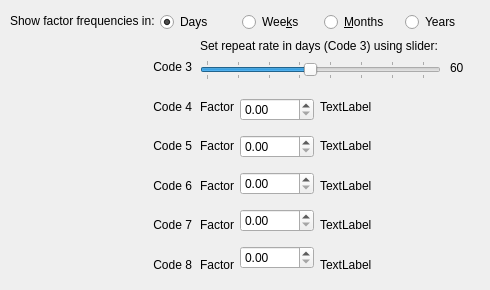
      <widget class="QWidget" name="frequencyTab">
       <attribute name="title">
        <string>Frequency</string>
       </attribute>
       <widget class="QLabel" name="factorradiobuttonLabel">
        <property name="geometry">
         <rect>
          <x>10</x>
          <y>10</y>
          <width>151</width>
          <height>21</height>
         </rect>
        </property>
        <property name="text">
         <string>Show factor frequencies in: </string>
        </property>
       </widget>
       <widget class="QSlider" name="factor3horizontalSlider">
        <property name="geometry">
         <rect>
          <x>200</x>
          <y>60</y>
          <width>241</width>
          <height>20</height>
         </rect>
        </property>
        <property name="minimum">
         <number>10</number>
        </property>
        <property name="maximum">
         <number>120</number>
        </property>
        <property name="pageStep">
         <number>1</number>
        </property>
        <property name="value">
         <number>60</number>
        </property>
        <property name="orientation">
         <enum>Qt::Horizontal</enum>
        </property>
        <property name="tickPosition">
         <enum>QSlider::TicksBothSides</enum>
        </property>
        <property name="tickInterval">
         <number>15</number>
        </property>
       </widget>
       <widget class="QLabel" name="factor3IntTxtLabel">
        <property name="geometry">
         <rect>
          <x>450</x>
          <y>60</y>
          <width>21</width>
          <height>16</height>
         </rect>
        </property>
        <property name="text">
         <string>60</string>
        </property>
       </widget>
       <widget class="QWidget" name="layoutWidget2">
        <property name="geometry">
         <rect>
          <x>160</x>
          <y>10</y>
          <width>321</width>
          <height>24</height>
         </rect>
        </property>
        <layout class="QHBoxLayout" name="radiobuttonshorizontalLayout">
         <item>
          <widget class="QRadioButton" name="daysradioButton">
           <property name="text">
            <string>Days</string>
           </property>
           <property name="checked">
            <bool>true</bool>
           </property>
          </widget>
         </item>
         <item>
          <widget class="QRadioButton" name="weeksradioButton">
           <property name="text">
            <string>Wee&amp;ks</string>
           </property>
          </widget>
         </item>
         <item>
          <widget class="QRadioButton" name="monthsradioButton">
           <property name="text">
            <string>&amp;Months</string>
           </property>
          </widget>
         </item>
         <item>
          <widget class="QRadioButton" name="yearsradioButton">
           <property name="text">
            <string>Years</string>
           </property>
          </widget>
         </item>
        </layout>
       </widget>
       <widget class="QFrame" name="starsFrame">
        <property name="geometry">
         <rect>
          <x>0</x>
          <y>50</y>
          <width>151</width>
          <height>231</height>
         </rect>
        </property>
        <layout class="QVBoxLayout" name="starsVerticalLayout">
         <property name="spacing">
          <number>10</number>
         </property>
         <item>
          <widget class="QLabel" name="fivestarLabel">
           <property name="sizePolicy">
            <sizepolicy hsizetype="Fixed" vsizetype="Fixed">
             <horstretch>0</horstretch>
             <verstretch>0</verstretch>
            </sizepolicy>
           </property>
           <property name="text">
            <string/>
           </property>
           <property name="pixmap">
            <pixmap>../../../data/mmdata/ratetracks/five.png</pixmap>
           </property>
           <property name="scaledContents">
            <bool>true</bool>
           </property>
          </widget>
         </item>
         <item>
          <widget class="QLabel" name="fourstarLabel">
           <property name="sizePolicy">
            <sizepolicy hsizetype="Fixed" vsizetype="Fixed">
             <horstretch>0</horstretch>
             <verstretch>0</verstretch>
            </sizepolicy>
           </property>
           <property name="text">
            <string/>
           </property>
           <property name="pixmap">
            <pixmap>../../../data/mmdata/ratetracks/four.png</pixmap>
           </property>
           <property name="scaledContents">
            <bool>true</bool>
           </property>
          </widget>
         </item>
         <item>
          <widget class="QLabel" name="threehalfLabel">
           <property name="sizePolicy">
            <sizepolicy hsizetype="Fixed" vsizetype="Fixed">
             <horstretch>0</horstretch>
             <verstretch>0</verstretch>
            </sizepolicy>
           </property>
           <property name="text">
            <string/>
           </property>
           <property name="pixmap">
            <pixmap>../../../data/mmdata/ratetracks/threeonehalf.png</pixmap>
           </property>
           <property name="scaledContents">
            <bool>true</bool>
           </property>
          </widget>
         </item>
         <item>
          <widget class="QLabel" name="threeLabel">
           <property name="sizePolicy">
            <sizepolicy hsizetype="Fixed" vsizetype="Fixed">
             <horstretch>0</horstretch>
             <verstretch>0</verstretch>
            </sizepolicy>
           </property>
           <property name="text">
            <string/>
           </property>
           <property name="pixmap">
            <pixmap>../../../data/mmdata/ratetracks/three.png</pixmap>
           </property>
           <property name="scaledContents">
            <bool>true</bool>
           </property>
          </widget>
         </item>
         <item>
          <widget class="QLabel" name="twohalfLabel">
           <property name="sizePolicy">
            <sizepolicy hsizetype="Fixed" vsizetype="Fixed">
             <horstretch>0</horstretch>
             <verstretch>0</verstretch>
            </sizepolicy>
           </property>
           <property name="text">
            <string/>
           </property>
           <property name="pixmap">
            <pixmap>../../../data/mmdata/ratetracks/twoonehalf.png</pixmap>
           </property>
           <property name="scaledContents">
            <bool>true</bool>
           </property>
          </widget>
         </item>
         <item>
          <widget class="QLabel" name="twoLabel">
           <property name="sizePolicy">
            <sizepolicy hsizetype="Fixed" vsizetype="Fixed">
             <horstretch>0</horstretch>
             <verstretch>0</verstretch>
            </sizepolicy>
           </property>
           <property name="text">
            <string/>
           </property>
           <property name="pixmap">
            <pixmap>../../../data/mmdata/ratetracks/two.png</pixmap>
           </property>
           <property name="scaledContents">
            <bool>true</bool>
           </property>
          </widget>
         </item>
        </layout>
       </widget>
       <widget class="QWidget" name="layoutWidget3">
        <property name="geometry">
         <rect>
          <x>150</x>
          <y>50</y>
          <width>49</width>
          <height>231</height>
         </rect>
        </property>
        <layout class="QVBoxLayout" name="codelabelsverticalLayout">
         <item>
          <widget class="QLabel" name="code3label">
           <property name="text">
            <string> Code 3</string>
           </property>
          </widget>
         </item>
         <item>
          <widget class="QLabel" name="code4label">
           <property name="text">
            <string> Code 4</string>
           </property>
          </widget>
         </item>
         <item>
          <widget class="QLabel" name="code5label">
           <property name="text">
            <string> Code 5</string>
           </property>
          </widget>
         </item>
         <item>
          <widget class="QLabel" name="code6label">
           <property name="text">
            <string> Code 6</string>
           </property>
          </widget>
         </item>
         <item>
          <widget class="QLabel" name="code7label">
           <property name="text">
            <string> Code 7</string>
           </property>
          </widget>
         </item>
         <item>
          <widget class="QLabel" name="code8label">
           <property name="text">
            <string> Code 8</string>
           </property>
          </widget>
         </item>
        </layout>
       </widget>
       <widget class="QWidget" name="layoutWidget4">
        <property name="geometry">
         <rect>
          <x>200</x>
          <y>90</y>
          <width>42</width>
          <height>191</height>
         </rect>
        </property>
        <layout class="QVBoxLayout" name="factortxtverticalLayout_5">
         <item>
          <widget class="QLabel" name="factortxtlabel_21">
           <property name="text">
            <string>Factor</string>
           </property>
          </widget>
         </item>
         <item>
          <widget class="QLabel" name="factortxtlabel_22">
           <property name="text">
            <string>Factor</string>
           </property>
          </widget>
         </item>
         <item>
          <widget class="QLabel" name="factortxtlabel_23">
           <property name="text">
            <string>Factor</string>
           </property>
          </widget>
         </item>
         <item>
          <widget class="QLabel" name="factortxtlabel_24">
           <property name="text">
            <string>Factor</string>
           </property>
          </widget>
         </item>
         <item>
          <widget class="QLabel" name="factortxtlabel_25">
           <property name="text">
            <string>Factor</string>
           </property>
          </widget>
         </item>
        </layout>
       </widget>
       <widget class="QWidget" name="layoutWidget5">
        <property name="geometry">
         <rect>
          <x>240</x>
          <y>90</y>
          <width>74</width>
          <height>191</height>
         </rect>
        </property>
        <layout class="QVBoxLayout" name="factorspinverticalLayout">
         <item>
          <widget class="QDoubleSpinBox" name="factor4doubleSpinBox">
           <property name="singleStep">
            <double>0.010000000000000</double>
           </property>
          </widget>
         </item>
         <item>
          <widget class="QDoubleSpinBox" name="factor5doubleSpinBox">
           <property name="singleStep">
            <double>0.010000000000000</double>
           </property>
           <property name="value">
            <double>0.000000000000000</double>
           </property>
          </widget>
         </item>
         <item>
          <widget class="QDoubleSpinBox" name="factor6doubleSpinBox">
           <property name="singleStep">
            <double>0.010000000000000</double>
           </property>
           <property name="value">
            <double>0.000000000000000</double>
           </property>
          </widget>
         </item>
         <item>
          <widget class="QDoubleSpinBox" name="factor7doubleSpinBox">
           <property name="singleStep">
            <double>0.010000000000000</double>
           </property>
           <property name="value">
            <double>0.000000000000000</double>
           </property>
          </widget>
         </item>
         <item>
          <widget class="QDoubleSpinBox" name="factor8doubleSpinBox">
           <property name="singleStep">
            <double>0.010000000000000</double>
           </property>
           <property name="value">
            <double>0.000000000000000</double>
           </property>
          </widget>
         </item>
        </layout>
       </widget>
       <widget class="QWidget" name="layoutWidget6">
        <property name="geometry">
         <rect>
          <x>320</x>
          <y>90</y>
          <width>151</width>
          <height>191</height>
         </rect>
        </property>
        <layout class="QVBoxLayout" name="factorlabelsverticalLayout">
         <item>
          <widget class="QLabel" name="factor4label">
           <property name="text">
            <string>TextLabel</string>
           </property>
          </widget>
         </item>
         <item>
          <widget class="QLabel" name="factor5label">
           <property name="text">
            <string>TextLabel</string>
           </property>
          </widget>
         </item>
         <item>
          <widget class="QLabel" name="factor6label">
           <property name="text">
            <string>TextLabel</string>
           </property>
          </widget>
         </item>
         <item>
          <widget class="QLabel" name="factor7label">
           <property name="text">
            <string>TextLabel</string>
           </property>
          </widget>
         </item>
         <item>
          <widget class="QLabel" name="factor8label">
           <property name="text">
            <string>TextLabel</string>
           </property>
          </widget>
         </item>
        </layout>
       </widget>
       <widget class="QLabel" name="factor3sliderLabel">
        <property name="geometry">
         <rect>
          <x>200</x>
          <y>30</y>
          <width>241</width>
          <height>31</height>
         </rect>
        </property>
        <property name="text">
         <string>Set repeat rate in days (Code 3) using slider:</string>
        </property>
       </widget>
      </widget>
